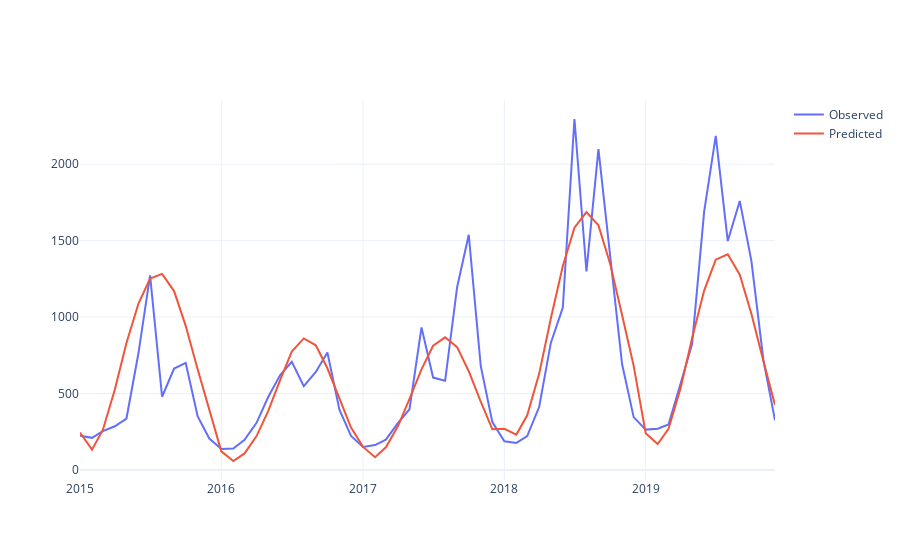
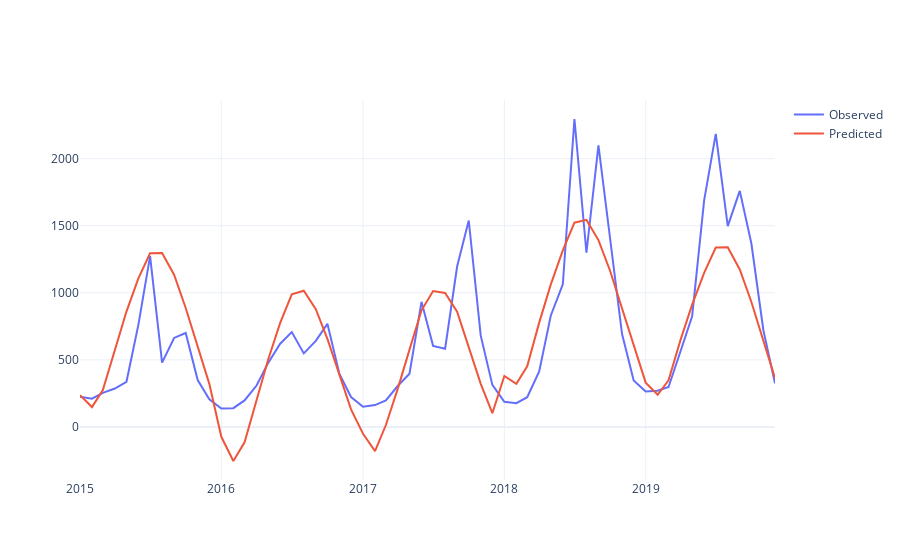

Notebook source saved alongside these figures, in order:
### Code cell
modes = ['multiplicative','additive']
for mode in modes:
    pred_years = [2015,2016,2017,2018,2019]
    test_pred = pd.DataFrame()
    test_obs = df.loc["2015-01-01":"2019-12-31",:]
    train_r2_list = []
    for year in pred_years:
        train = df.loc[:"{}-12-31".format(year-1),:]
        test = df.loc["{}-01-01".format(year):"{}-12-31".format(year),:]
        # decompose the data using seasonal_decompose
        decomposition = seasonal_decompose(train['flow(m^3/s)'], model=mode, period=12,extrapolate_trend=1)
        # decomposition = seasonal_decompose(train['flow(m^3/s)'], model='additive', period=12,extrapolate_trend=1)
        # extract the trend component
        trend = decomposition.trend
        seasonal = decomposition.seasonal
        residual = decomposition.resid
        print(trend)

    
        # fit the ARIMA model to the trend component
        model = pm.auto_arima(trend, seasonal=False, trace=True,
                          error_action='ignore',  
                          suppress_warnings=True, 
                          stepwise=True)
        model.summary()
        train_trend_pred = model.predict_in_sample()
        test_trend_pred = model.predict(n_periods=len(test))
        # fit the ARIMA model to the seasonal component
        model = pm.auto_arima(seasonal, seasonal=True, trace=True,
                          error_action='ignore',  
                          suppress_warnings=True, 
                          stepwise=True)
        model.summary()
        train_seasonal_pred = model.predict_in_sample()
        test_seasonal_pred = model.predict(n_periods=len(test))
        # fit the ARIMA model to the residual component
        model = pm.auto_arima(residual, seasonal=False, trace=True,
                          error_action='ignore',  
                          suppress_warnings=True, 
                          stepwise=True)
        model.summary()
        train_residual_pred = model.predict_in_sample()
        test_residual_pred = model.predict(n_periods=len(test))
        # combine the trend, seasonal, and residual components
        if mode == 'multiplicative':
            train_pred_year = train_trend_pred * train_seasonal_pred * train_residual_pred
            test_pred_year = test_trend_pred * test_seasonal_pred * test_residual_pred
        else:
            train_pred_year = train_trend_pred + train_seasonal_pred + train_residual_pred
            test_pred_year = test_trend_pred + test_seasonal_pred + test_residual_pred

        train_pred_year.index = train.index
        train_pred_year.name = "SimFlow(m^3/s)"
        train_result = pd.concat([train,train_pred_year],axis=1)
        train_result.to_csv(f'../result/ARIMAPredData/seasonal_decompose_{mode}_arima_train_sim_{hydro_station}_before_{year}.csv')
        train_r2 = r2_score(train['flow(m^3/s)'], train_pred_year)
        train_r2_list.append(train_r2)
        test_pred_year.index = test.index
        test_pred_year.name = "flow(m^3/s)"
        test_pred = pd.concat([test_pred,test_pred_year])

    print(sum(train_r2_list)/len(train_r2_list))
    print(r2_score(test_obs,test_pred)) # 0.6934 multiplicative;0.5988 additive
    test_pred.index.name = 'date'
    test_pred.to_csv(f'../result/ARIMAPredData/seasonal_decompose_{mode}_arima_pred_{hydro_station}_2015_2019.csv')

    # visualize the results using plotly
    fig = go.Figure()
    fig.add_trace(go.Scatter(x=test_obs.index, y=test_obs['flow(m^3/s)'], mode='lines', name='Observed'))
    fig.add_trace(go.Scatter(x=test_pred.index, y=test_pred['flow(m^3/s)'], mode='lines', name='Predicted'))
    fig.show()
